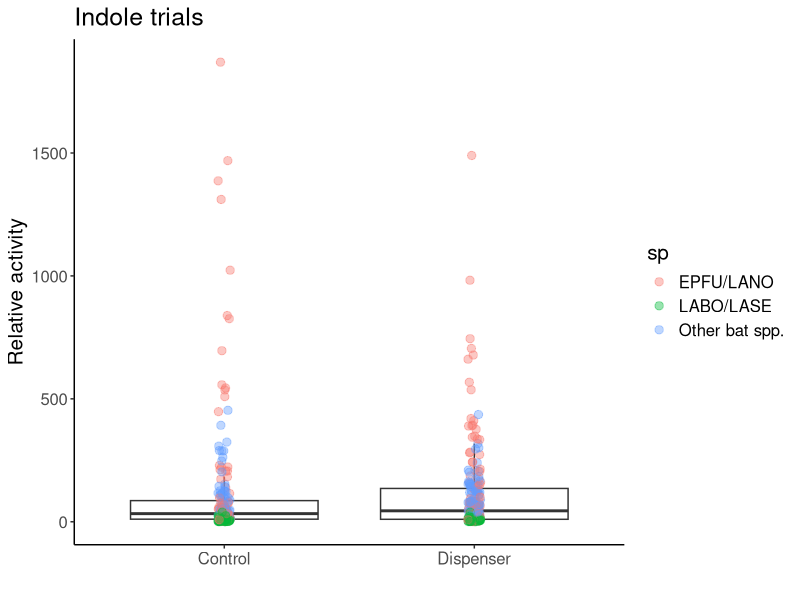
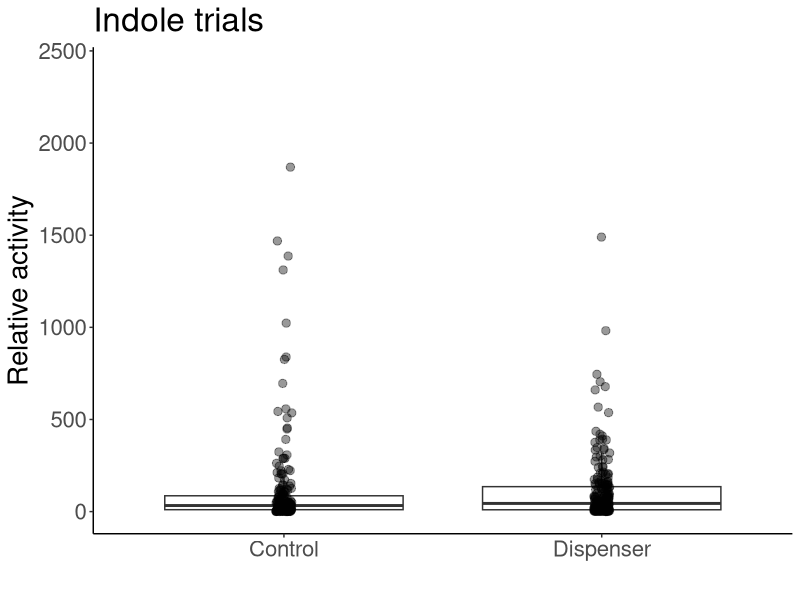
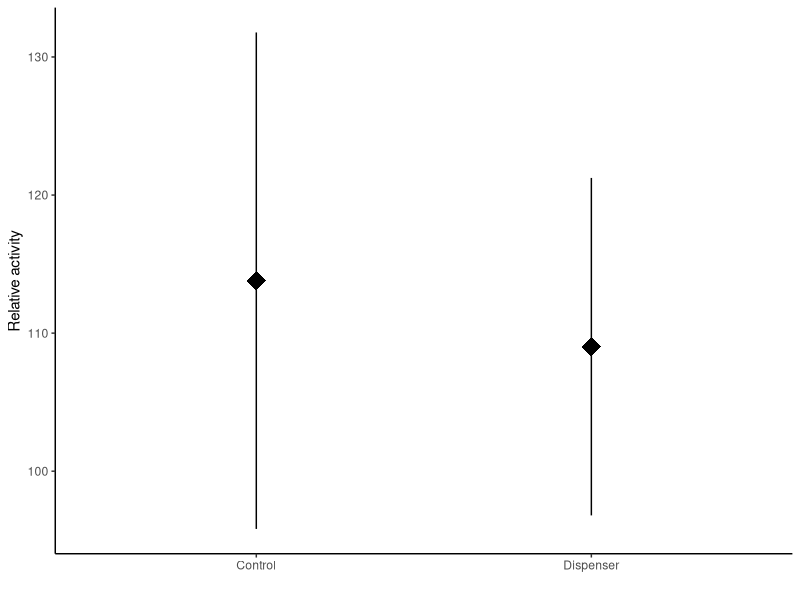
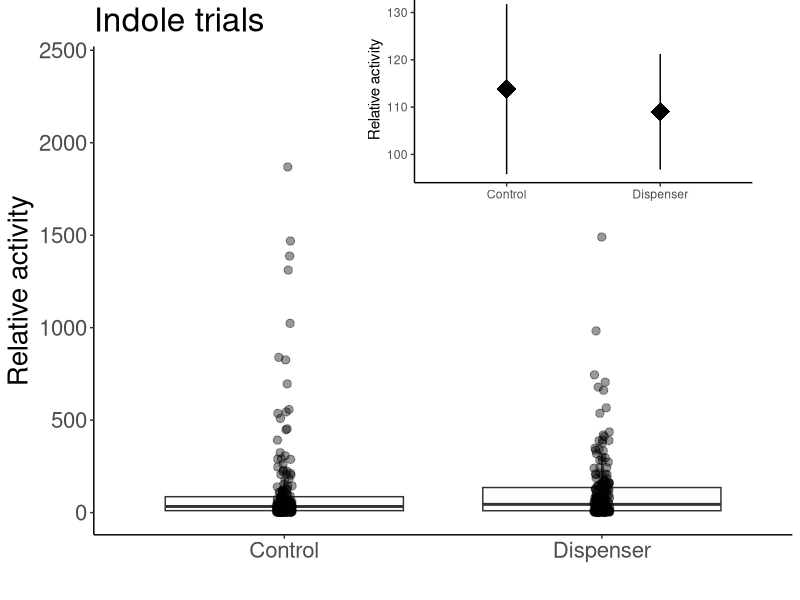
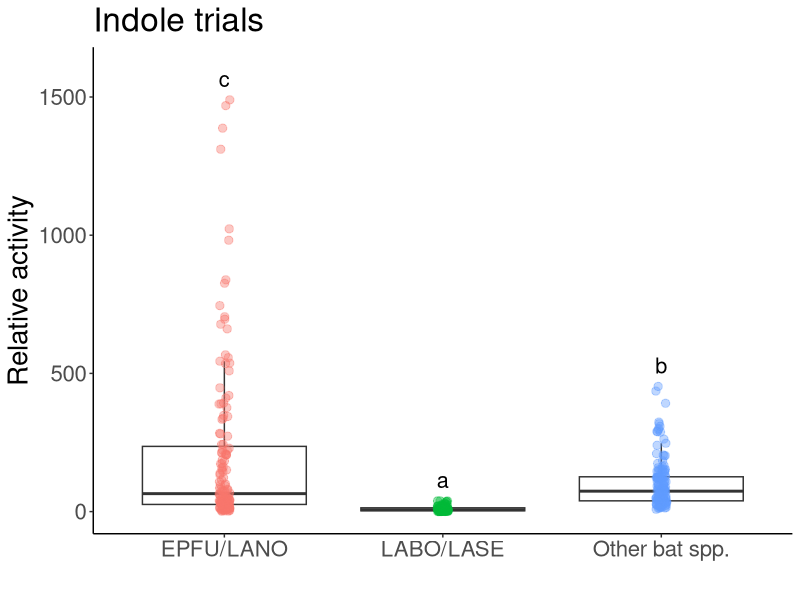
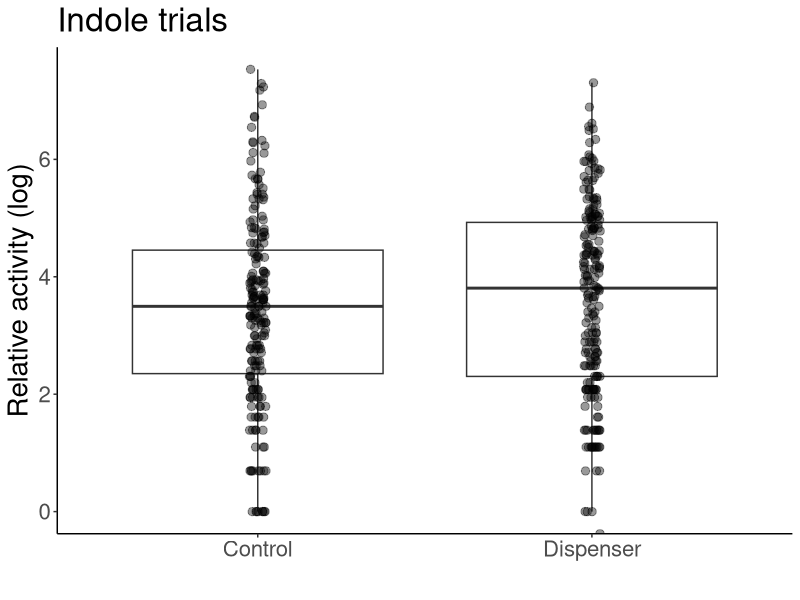
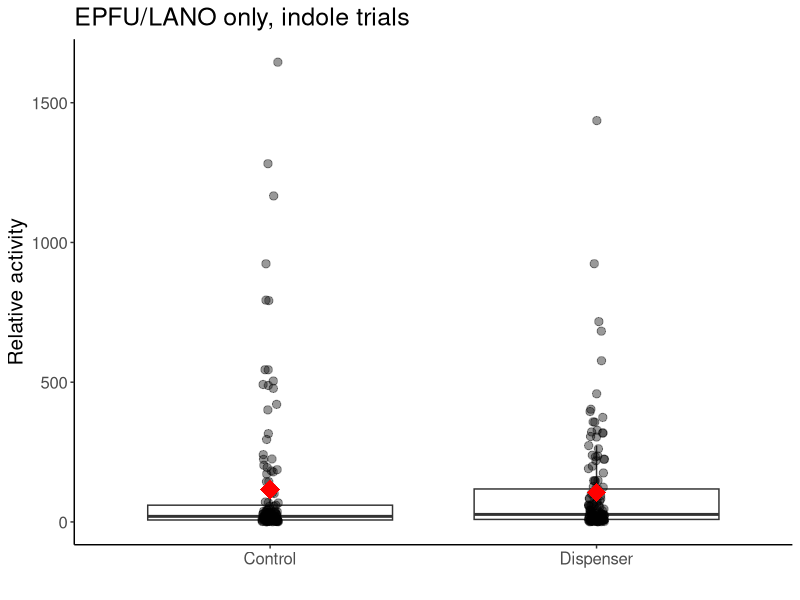
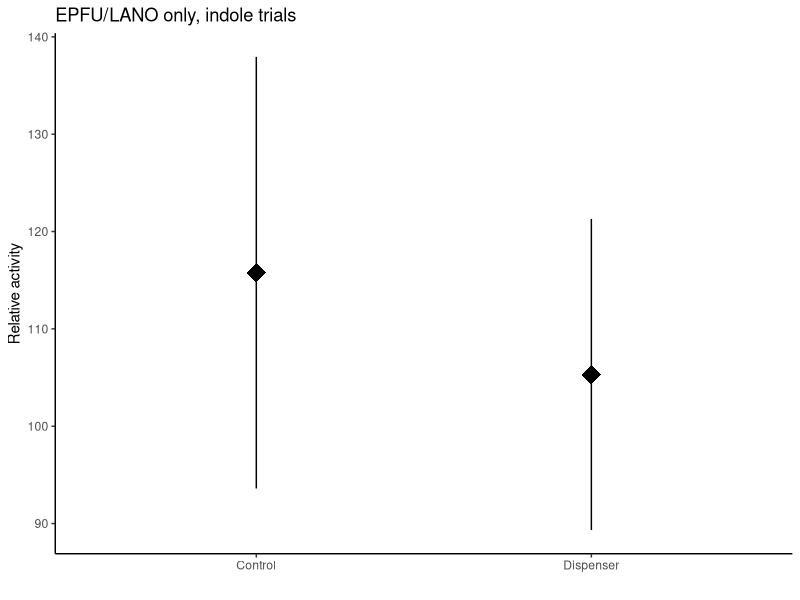

These figures' R source, in order:
#Load libraries
library(ggplot2)
library(lme4)
library(viridis)
library(car)
library(emmeans)
library(multcomp)
library(dplyr)
library(plyr)
library(tidyr)
library(cowplot)

# Indole data import and cleaning ------------------------------------------------

#SUMMARY DATA----
indole <- read.csv(file="Maynard_etal_indole_sum.csv",head=TRUE)

##Gathering data — compounds from col to rows
indole1<-indole %>% gather(sp, activity, EPTFUS:NOID)
indole1$sp<-as.factor(indole1$sp)
levels(indole1$sp)
indole1<-aggregate(activity ~ treatment + sp + jdate + site, dat=indole1, FUN=sum)

##GROUPING SPECIES----
{indole2<-indole1
indole2$sp=as.character(indole2$sp)
indole2$sp[indole2$sp=="EPTFUS"]="EPFU/LANO"
indole2$sp[indole2$sp=="LASNOC"]="EPFU/LANO"
indole2$sp[indole2$sp=="LASBOR"]="LABO/LASE"
indole2$sp[indole2$sp=="LASSEM"]="LABO/LASE"
indole2$sp[indole2$sp=="LASCIN"]="Other bat spp."
indole2$sp[indole2$sp=="MYOLUC"]="Other bat spp."
indole2$sp[indole2$sp=="PERSUB"]="Other bat spp."
indole2$sp[indole2$sp=="NOID"]="Other bat spp."
indole2$sp[indole2$sp=="NYCHUM"]="Other bat spp."
}

indole3<-aggregate(activity ~ treatment + sp + jdate + site, dat=indole2, FUN=sum)
indole3$log.act<-log(indole3$activity)

#indole3<-indole3[order(indole3$sp),]

test.i<-glmer(activity~treatment*sp+(1|jdate), dat = indole3,family=poisson)
summary(test.i)
shapiro.test(resid(test.i))#non-normal

#Test for overdispersion function
overdisp_fun <- function(model) {
	rdf <- df.residual(model)
	rp <- residuals(model,type="pearson")
	Pearson.chisq <- sum(rp^2)
	prat <- Pearson.chisq/rdf
	pval <- pchisq(Pearson.chisq, df=rdf, lower.tail=FALSE)
	c(chisq=Pearson.chisq,ratio=prat,rdf=rdf,p=pval)
}

overdisp_fun(test.i)#overdispersed

mod.i<-glmer.nb(activity~treatment*sp+(1|jdate), dat = indole3)
Anova(mod.i)
#treatment p=0.32, sp p<0.0001, interaxn p=0.45

#contrasts
i1<-emmeans(mod.i,pairwise~sp, type="response")
cld(i1$emmeans,  Letters ='abcde')
#LABO/LASE a, Other b, EPFU/LANO c

indole.tab <- ddply(indole3, c("sp"), summarise,
					N    = length(activity),
					mean = mean(activity),
					sd   = sd(activity),
					se   = sd / sqrt(N))
indole.tab
#(EPFU/LANO-Other)/other
(216.0500-101.0638)/101.0638
#1.14, EPFU/LANO were 114% more active than Other spp.

#(EPFU/LANO-LABO)/LABO
(216.0500-9.7000)/9.7000
#21.27, EPFU/LANO were 1467% more active than LABO/LASE

indole.tab.treat <- ddply(indole3, c("treatment"), summarise,
					N    = length(activity),
					mean = mean(activity),
					sd   = sd(activity),
					se   = sd / sqrt(N))
indole.tab.treat

#full plot, grouped by species
ggplot(data=indole3, aes(x=treatment, y=activity))+ 
	geom_boxplot(outlier.shape = NA)+
	geom_point(position=position_jitter(width = 0.025), alpha=0.4, size=2.5, aes(color=sp))+
	theme_classic()+
	labs(x=" ", y="Relative activity",
		 title = "Indole trials")+
	theme(text = element_text(size=15))

#full plot, with boxplots
indole.plot1<-ggplot(data=indole3, aes(x=treatment, y=activity))+ 
	geom_boxplot(outlier.shape = NA)+
	geom_point(position=position_jitter(width = 0.025), alpha=0.4, size=2.5)+
	theme_classic()+
	labs(x=" ", y="Relative activity",
		 title = "Indole trials")+
	theme(text = element_text(size=20))+
	scale_y_continuous(limits = c(0,2400))
indole.plot1

#small plot (means and SEs)
indole.small<-ggplot(data=indole3, aes(x=treatment, y=activity))+ 
	theme_classic()+
	labs(x=" ", y="Relative activity")+
	stat_summary(fun.data = "mean_se", size=1.5, shape="diamond")
indole.small

#plots with inlay
indole.with.inset <-
	ggdraw() +
	draw_plot(indole.plot1) +
	draw_plot(indole.small, x = 0.45, y = .62, width = .5, height = .4)
indole.with.inset

#save plot
ggsave(filename = "indole.png", 
	   plot = indole.with.inset,
	   width = 17, 
	   height = 12,
	   units = "cm",
	   dpi = 300)

#species plot
ggplot(data=indole3, aes(x=sp, y=activity))+ 
	geom_boxplot(outlier.shape = NA)+
	geom_point(position=position_jitter(width = 0.025), alpha=0.4, size=2.5, aes(color=sp))+
	theme_classic()+
	labs(x=" ", y="Relative activity", title="Indole trials")+
	theme(text = element_text(size=20), legend.position = "none")+
	stat_summary(geom = 'text', label = c("c","a","b"),
				 fun = max, vjust = -0.8, size=5.5)+
	scale_y_continuous(limits = c(0,1600))

#log-transformed full plot
indole.plot.log<-ggplot(data=indole3, aes(x=treatment, y=log.act))+ 
	geom_boxplot(outlier.shape = NA)+
	geom_point(position=position_jitter(width = 0.025), alpha=0.4, size=2.5)+
	theme_classic()+
	labs(x=" ", y="Relative activity (log)",
		 title = "Indole trials")+
	theme(text = element_text(size=20))
indole.plot.log

##INDOLE BIG BROWN ONLY----
brown.ind <- indole2[which(indole2$sp== 'EPFU/LANO'),]

test3.ind<-glmer(activity~treatment+(1|jdate), dat = brown.ind,family=poisson)
shapiro.test(resid(test3.ind))#normal
summary(test3.ind)#not normal

mod.brown.ind<-glmer.nb(activity~treatment+(1|jdate), dat = brown.ind)
Anova(mod.brown.ind)
#treatment p=0.38

ggplot(data=brown.ind, aes(x=treatment, y=activity))+ 
	geom_boxplot(outlier.shape = NA)+
	geom_point(position=position_jitter(width = 0.025), alpha=0.4, size=2.5)+
	stat_summary(fun.data = "mean_se", colour="red", size=1.5, shape="diamond")+
	theme_classic()+
	labs(x=" ", y="Relative activity",
		 title = "EPFU/LANO only, indole trials")+
	theme(text = element_text(size=15), legend.title = )+
	scale_color_viridis(discrete = T, option = "D")

ggplot(data=brown.ind, aes(x=treatment, y=activity))+ 
	theme_classic()+
	labs(x=" ", y="Relative activity",
		 title = "EPFU/LANO only, indole trials")+
	stat_summary(fun.data = "mean_se", size=1.5, shape="diamond")

##FARNESENE TRIALS----
# Farnesene data import and cleaning ------------------------------------------------

#SUMMARY DATA----
farn <- read.csv(file="Maynard_etal_farnesene_sum.csv",head=TRUE)

##Gathering data — compounds from col to rows
farn1<-farn %>% gather(sp, activity, EPTFUS:NOID)
farn1$sp<-as.factor(farn1$sp)
levels(farn1$sp)
farn1<-aggregate(activity ~ treatment + sp + jdate + site, dat=farn1, FUN=sum)

##GROUPING SPECIES----
{farn2<-farn1
farn2$sp=as.character(farn2$sp)
farn2$sp[farn2$sp=="EPTFUS"]="EPFU/LANO"
farn2$sp[farn2$sp=="LASNOC"]="EPFU/LANO"
farn2$sp[farn2$sp=="LASBOR"]="LABO/LASE"
farn2$sp[farn2$sp=="LASSEM"]="LABO/LASE"
farn2$sp[farn2$sp=="LASCIN"]="Other bat spp."
farn2$sp[farn2$sp=="MYOLUC"]="Other bat spp."
farn2$sp[farn2$sp=="PERSUB"]="Other bat spp."
farn2$sp[farn2$sp=="NOID"]="Other bat spp."
farn2$sp[farn2$sp=="NYCHUM"]="Other bat spp."
}

farn3<-aggregate(activity ~ treatment + sp + jdate + site, dat=farn2, FUN=sum)
farn3$log.act<-log(farn3$activity)

test.f<-glmer(activity~treatment*sp+(1|jdate), dat = farn3,family=poisson)
summary(test.f)
shapiro.test(resid(test.f))#non-normal, overdispersed

overdisp_fun(test.f)#overdispersed

mod.f<-glmer.nb(activity~treatment*sp+(1|jdate), dat = farn3)
Anova(mod.f)
#treatment p=0.3102, sp p<2e-16, interaxn p=0.2219

#contrasts
f1<-emmeans(mod.f,pairwise~sp, type="response")
cld(f1$emmeans,  Letters ='abcde')


farn.tab <- ddply(farn3, c("sp"), summarise,
					N    = length(activity),
					mean = mean(activity),
					sd   = sd(activity),
					se   = sd / sqrt(N))
farn.tab
#(Other-EPFU/LANO)/EPFU/LANO
(152.81250-125.20513)/125.20513
#.22

#(Other-LABO)/LABO
(152.81250-28.22667)/28.22667
#4.41

#main graph (boxplots w/ data points)
farn.plot1<-ggplot(data=farn3, aes(x=treatment, y=activity))+ 
	geom_boxplot(outlier.shape = NA)+
	geom_point(position=position_jitter(width = 0.025), alpha=0.4, size=2.5)+
	theme_classic()+
	labs(x=" ", y="Relative activity",
		 title = "Farnesene")+
	theme(text = element_text(size=20))+
	scale_y_continuous(limits = c(0,1400))
farn.plot1

#small graph (means and SEs)
farn.small<-ggplot(data=farn3, aes(x=treatment, y=activity))+ 
	theme_classic()+
	labs(x=" ", y="Relative activity")+
	stat_summary(fun.data = "mean_se", size=1.5, shape="diamond")
farn.small

#plot with inlay
farn.with.inset <-
	ggdraw() +
	draw_plot(farn.plot1) +
	draw_plot(farn.small, x = 0.45, y = .6, width = .5, height = .4)
farn.with.inset

#save plot
ggsave(filename = "farnesene.png", 
	   plot = farn.with.inset,
	   width = 17, 
	   height = 12,
	   units = "cm",
	   dpi = 300)

#species plot
ggplot(data=farn3, aes(x=sp, y=activity))+ 
	geom_boxplot(outlier.shape = NA)+
	geom_point(position=position_jitter(width = 0.025), alpha=0.4, size=2.5, aes(color=sp))+
	theme_classic()+
	labs(x=" ", y="Relative activity", title="Farnesene trials")+
	theme(text = element_text(size=20), legend.position = "none")+
	stat_summary(geom = 'text', label = c("b","a","c"),
				 fun = max, vjust = -0.8, size=5.5)+
	scale_y_continuous(limits = c(0,900))

#log-transformed plot, main graph
farn.plot.log<-ggplot(data=farn3, aes(x=treatment, y=log.act))+ 
	geom_boxplot(outlier.shape = NA)+
	geom_point(position=position_jitter(width = 0.025), alpha=0.4, size=2.5)+
	theme_classic()+
	labs(x=" ", y="Relative activity (log)",
		 title = "Farnesene")+
	theme(text = element_text(size=20))
farn.plot.log

##farn BIG BROWN ONLY----
brown.farn <- farn2[which(farn2$sp== 'EPFU/LANO'),]

test3.farn<-glmer(activity~treatment+(1|jdate), dat = brown.farn,family=poisson)
shapiro.test(resid(test3.farn))#normal
summary(test3.farn)#not normal

mod.brown.farn<-glmer.nb(activity~treatment+(1|jdate), dat = brown.farn)
Anova(mod.brown.farn)
#treatment p=0.17

ggplot(data=brown.farn, aes(x=treatment, y=activity))+ 
	geom_boxplot(outlier.shape = NA)+
	geom_point(position=position_jitter(width = 0.025), alpha=0.4, size=2.5)+
	stat_summary(fun.data = "mean_se", colour="red", size=1.5, shape="diamond")+
	theme_classic()+
	labs(x=" ", y="Relative activity",
		 title = "EPFU/LANO only, Farnesene trials")+
	theme(text = element_text(size=15), legend.title = )+
	scale_color_viridis(discrete = T, option = "D")

ggplot(data=brown.farn, aes(x=treatment, y=activity))+ 
	theme_classic()+
	labs(x=" ", y="Relative activity",
		 title = "EPFU/LANO only, Farnesene trials")+
	stat_summary(fun.data = "mean_se", size=1.5, shape="diamond")
